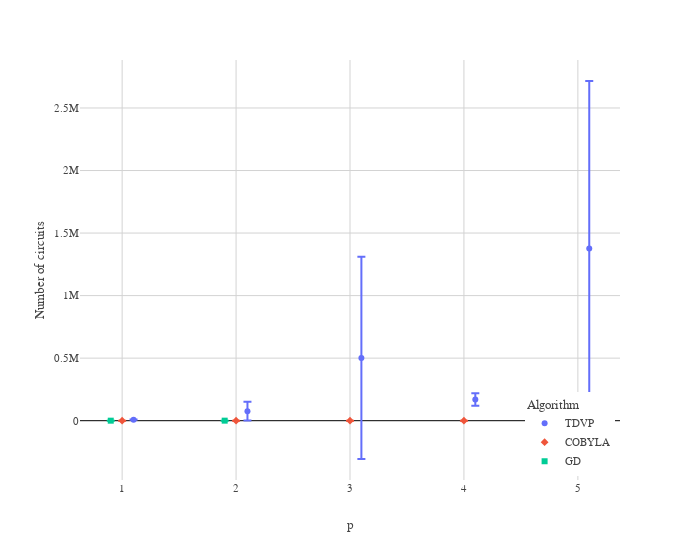

The code cell stored with this chart in its notebook:
### Code cell
plot_results('circuit count', 4).show()

### Figure 1 — Plotly figure (JSON) as saved in the notebook; plotly's stock layout.template omitted (floating-point values rounded to 4 significant figures)
{"data": [{"error_y": {"array": [789.7, 75320.0, 808200.0, 49390.0, 1339000.0]}, "hovertemplate": "Algorithm=TDVP<br>x=%{x}<br>mean=%{y}<extra></extra>", "legendgroup": "TDVP", "marker": {"color": "#636efa", "symbol": "circle"}, "mode": "markers", "name": "TDVP", "orientation": "h", "showlegend": true, "type": "scatter", "x": [1.1, 2.1, 3.1, 4.1, 5.1], "xaxis": "x", "y": [8173, 76141, 501900.0, 169561, 1377001], "yaxis": "y"}, {"error_y": {"array": [3.619, 33.15, 52.66, 23.25, 91.75]}, "hovertemplate": "Algorithm=COBYLA<br>x=%{x}<br>mean=%{y}<extra></extra>", "legendgroup": "COBYLA", "marker": {"color": "#EF553B", "symbol": "diamond"}, "mode": "markers", "name": "COBYLA", "orientation": "h", "showlegend": true, "type": "scatter", "x": [1, 2, 3, 4, 5], "xaxis": "x", "y": [23.5, 75.67, 97, 103.2, 157.8], "yaxis": "y"}, {"error_y": {"array": [53.91, 140.4, null, null, null]}, "hovertemplate": "Algorithm=GD<br>x=%{x}<br>mean=%{y}<extra></extra>", "legendgroup": "GD", "marker": {"color": "#00cc96", "symbol": "square"}, "mode": "markers", "name": "GD", "orientation": "h", "showlegend": true, "type": "scatter", "x": [0.9, 1.9, 2.9, 3.9, 4.9], "xaxis": "x", "y": [74.6, 185, null, null, null], "yaxis": "y"}], "layout": {"legend": {"title": {"text": "Algorithm"}, "tracegroupgap": 0}, "margin": {"t": 60}, "width": 700, "xaxis": {"anchor": "y", "domain": [0, 1], "title": {"text": "p"}}, "yaxis": {"anchor": "x", "autorange": true, "domain": [0, 1], "tick0": 0, "tickmode": "auto", "title": {"text": "Number of circuits"}}}}
